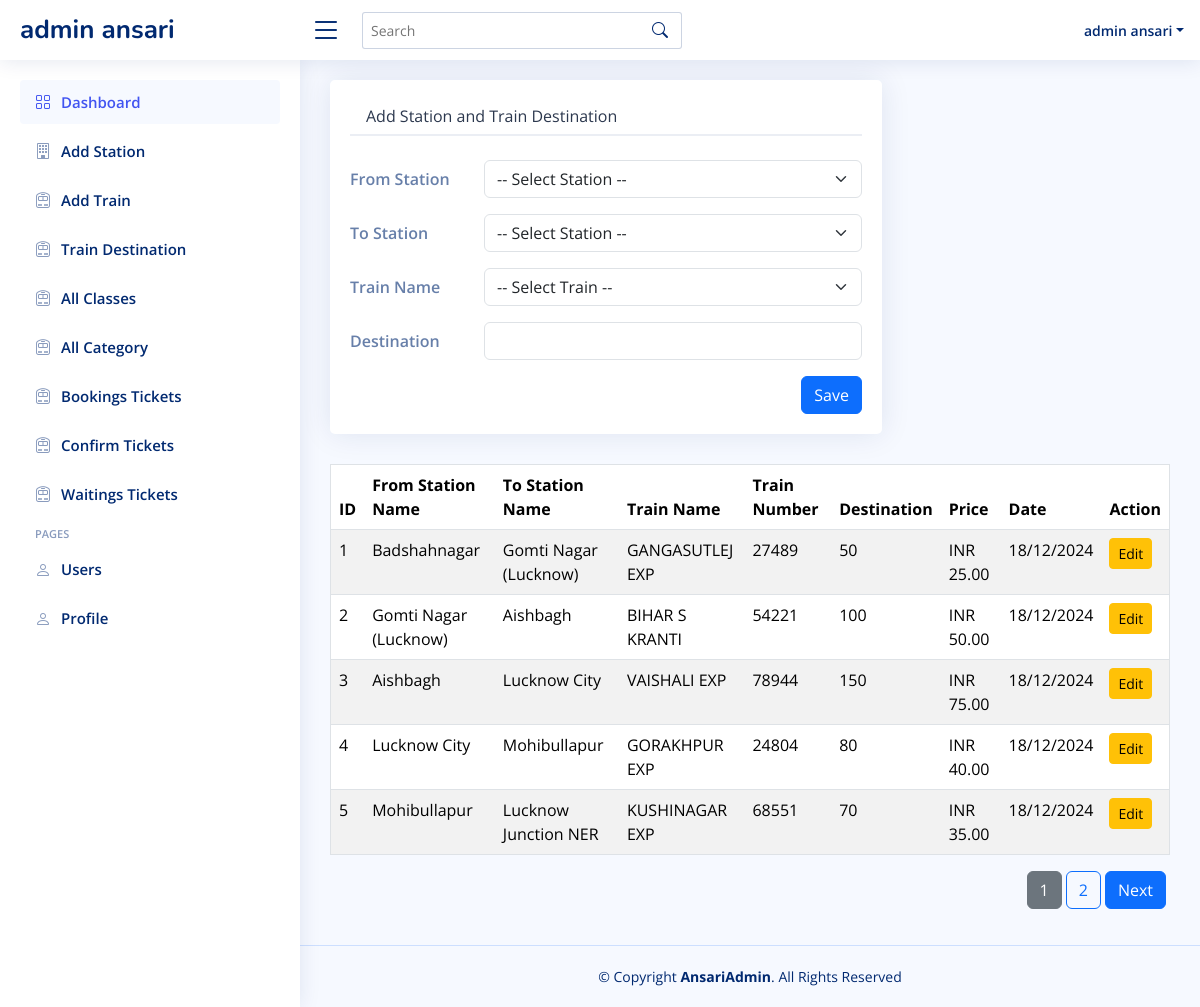
Screenshot of /admin/destination.php (signed in) with the database file from the repository.
### tables this page shows
CREATE TABLE `train_destination` (
  `id` int NOT NULL,
  `from_station` varchar(255) NOT NULL,
  `to_station` varchar(255) NOT NULL,
  `trainName` varchar(255) NOT NULL,
  `destination` varchar(255) NOT NULL,
  `price` varchar(255) NOT NULL,
  `created_at` timestamp NOT NULL DEFAULT CURRENT_TIMESTAMP,
  `updated_at` timestamp NOT NULL DEFAULT CURRENT_TIMESTAMP
);

CREATE TABLE `stations` (
  `id` int NOT NULL,
  `station` varchar(255) NOT NULL,
  `created_at` timestamp NOT NULL DEFAULT CURRENT_TIMESTAMP,
  `updated_at` timestamp NOT NULL DEFAULT CURRENT_TIMESTAMP
);

CREATE TABLE `trains` (
  `id` int NOT NULL,
  `name` varchar(255) NOT NULL,
  `train_number` varchar(255) NOT NULL,
  `created_at` timestamp NOT NULL DEFAULT CURRENT_TIMESTAMP,
  `updated_at` timestamp NOT NULL DEFAULT CURRENT_TIMESTAMP
);

### admin/destination.php (the view, shortened to what this page needs)
<?php include 'assets/layout/header.php' ?>
<?php include 'assets/layout/sidebar.php' ?>
<?php include '../assets/inc/conn.php'; ?>
<main id="main" class="main">
<section class="section profile">
      <div class="row">
        <div class="col-xl-8">
          <div class="card">
            <div class="card-body pt-3">
              <ul class="nav nav-tabs nav-tabs-bordered">
                <li class="nav-item">
                  <button class="nav-link" data-bs-toggle="tab" data-bs-target="#profile-edit">Add Station  and Train Destination</button>
                </li>
              </ul>
              <div class="tab-content pt-2">
                <div class="tab-pane fade  show active profile-edit pt-3" id="profile-edit">
                  <form action="destination_action.php" method="POST">
                    <div class="row mb-3">
                      <label for="fullName" class="col-md-4 col-lg-3 col-form-label">From Station</label>
                      <div class="col-md-8 col-lg-9">
                      <?php
                            $sql = "SELECT * FROM stations";
                            $result = $conn->query($sql);
                            if ($result->num_rows > 0) {
                        ?>
                            <select class="form-select" aria-label="Default select example" name="from_station">
                            <option selected>-- Select Station --</option>
                            </select>
                        <?php
                            } else {
                            echo "No stations found";
                            }
                        ?>
                        </div>
                    </div>
                    <div class="row mb-3">
                      <label for="fullName" class="col-md-4 col-lg-3 col-form-label">To Station</label>
                      <div class="col-md-8 col-lg-9">
                      <?php
                            $sql = "SELECT * FROM stations";
                            $result = $conn->query($sql);
                            if ($result->num_rows > 0) {
                        ?>
                            <select class="form-select" aria-label="Default select example" name="to_station">
                            <option selected>-- Select Station --</option>
                            </select>
                        <?php
                            } else {
                            echo "No stations found";
                            }
                        ?>
                        </div>
                    </div>
                    <div class="row mb-3">
                      <label for="fullName" class="col-md-4 col-lg-3 col-form-label">Train Name</label>
                      <div class="col-md-8 col-lg-9">
                      <?php
                            $sql = "SELECT * FROM trains";
                            $result = $conn->query($sql);
                            if ($result->num_rows > 0) {
                        ?>
                            <select class="form-select" aria-label="Default select example" name="trainName">
                            <option selected>-- Select Train --</option>
                            </select>
                        <?php
                            } else {
                            echo "No stations found";
                            }
                        ?>
                        </div>
                    </div>
                    <div class="row mb-3">
                      <label for="fullName" class="col-md-4 col-lg-3 col-form-label">Destination</label>
                      <div class="col-md-8 col-lg-9">
                      <input name="destination" type="text" class="form-control" id="destination">
                      </div>
                    </div>
                    <div class="text-center d-flex justify-content-end">
                      <button type="submit" class="btn btn-primary">Save</button>
                    </div>
                  </form>
                </div>
              </div>
            </div>
          </div>
        </div>
      </div>
    </section>
    <?php
    include '../assets/inc/conn.php';
    $records_per_page = 5;
    $current_page = isset($_GET['page']) ? (int)$_GET['page'] : 1;
    $offset = ($current_page - 1) * $records_per_page;
    $total_sql = "SELECT COUNT(*) AS total FROM train_destination";
    $total_result = $conn->query($total_sql);
    $total_row = $total_result->fetch_assoc();
    $total_records = $total_row['total'];
    $total_pages = ceil($total_records / $records_per_page);
    $sql = "SELECT
                train_destination.id AS destination_id,
                trains.id AS train_id,
                trains.name AS train_name,
                trains.train_number AS train_number,
                stations_from.station AS from_station_name,
                stations_to.station AS to_station_name,
                train_destination.destination AS destination_name,
                train_destination.price AS price,
                train_destination.created_at AS created_at
            FROM
                train_destination
            JOIN
                trains
            ON
                train_destination.trainName = trains.id
            JOIN
                stations AS stations_from
            ON
                train_destination.from_station = stations_from.id
            JOIN
                stations AS stations_to
            ON
                train_destination.to_station = stations_to.id
            LIMIT $records_per_page OFFSET $offset";
    $result = $conn->query($sql);
    echo "<table border='1' class='table table-striped table-hover'>
            <thead>
                <tr>
                    <th>ID</th>
                    <th>From Station Name</th>
                    <th>To Station Name</th>
                    <th>Train Name</th>
                    <th>Train Number</th>
                    <th>Destination</th>
                    <th>Price</th>
                    <th>Date</th>
                    <th>Action</th>
                </tr>
            </thead>
            <tbody>";
    if ($result->num_rows > 0) {
        while ($row = $result->fetch_assoc()) {
            $created_at = date("d/m/Y", strtotime($row["created_at"]));
            $price = is_numeric($row["price"]) ? "INR " . number_format($row["price"], 2) : "INR 0.00";
            echo "<tr>
                    <td>" . $row["destination_id"] . "</td>
                    <td>" . $row["from_station_name"] . "</td>
                    <td>" . $row["to_station_name"] . "</td>
                    <td>" . $row["train_name"] . "</td>
                    <td>" . $row["train_number"] . "</td>
                    <td>" . $row["destination_name"] . "</td>
                    <td>" . $price . "</td>
                    <td>" . $created_at . "</td>
                    <td>
                    <button class='btn btn-warning btn-sm' onclick='editRecord(" . $row["destination_id"] . ")'>Edit</button>
                </td>
                </tr>";
        }
    } else {
        echo "<tr><td colspan='3'>No results</td></tr>";
    }
    echo "</tbody></table>";
    echo "<nav class='mt-3'>
    <ul class='pagination d-flex justify-content-end'>";
    for ($i = 1; $i <= $total_pages; $i++) {
    $active_class = ($current_page == $i) ? "btn btn-secondary me-1" : "btn btn-outline-primary me-1";
    echo "<li class='page-item'>
            <a href='?page=$i' class='$active_class'>$i</a>
        </li>";
    }
    if ($current_page < $total_pages) {
    echo "<li class='page-item'>
            <a href='?page=" . ($current_page + 1) . "' class='btn btn-primary me-1'>Next</a>
        </li>";
    }
    echo "</ul></nav>";
?>
</main>
<?php include 'assets/layout/footer.php' ?>

### admin/assets/layout/header.php (shortened to what this page needs)
<?php
$user_name = $_SESSION['name'];
?>
<!DOCTYPE html>
<html lang="en">
<head>
  <link href="assets/vendor/bootstrap/css/bootstrap.min.css" rel="stylesheet">
  <link href="assets/vendor/bootstrap-icons/bootstrap-icons.css" rel="stylesheet">
  <link href="assets/vendor/boxicons/css/boxicons.min.css" rel="stylesheet">
  <link href="assets/vendor/quill/quill.snow.css" rel="stylesheet">
  <link href="assets/vendor/quill/quill.bubble.css" rel="stylesheet">
  <link href="assets/vendor/remixicon/remixicon.css" rel="stylesheet">
  <link href="assets/vendor/simple-datatables/style.css" rel="stylesheet">
  <link href="assets/css/style.css" rel="stylesheet">
</head>
<body>
  <header id="header" class="header fixed-top d-flex align-items-center">
    <div class="d-flex align-items-center justify-content-between">
      <a href="index.html" class="logo d-flex align-items-center">
        <span class="d-none d-lg-block"><?php echo htmlspecialchars($user_name); ?></span>
      </a>
      <i class="bi bi-list toggle-sidebar-btn"></i>
    </div>
    <div class="search-bar">
      <form class="search-form d-flex align-items-center" method="POST" action="#">
        <input type="text" name="query" placeholder="Search" title="Enter search keyword">
        <button type="submit" title="Search"><i class="bi bi-search"></i></button>
      </form>
    </div>
    <nav class="header-nav ms-auto">
      <ul class="d-flex align-items-center">
        <li class="nav-item dropdown pe-3">
          <a class="nav-link nav-profile d-flex align-items-center pe-0" href="#" data-bs-toggle="dropdown">
            <span class="d-none d-md-block dropdown-toggle ps-2"><?php echo htmlspecialchars($user_name); ?></span>
          </a>
        </li>
      </ul>
    </nav>
  </header>

### admin/assets/layout/sidebar.php
<aside id="sidebar" class="sidebar">
  <ul class="sidebar-nav" id="sidebar-nav">
    <li class="nav-item">
      <a class="nav-link " href="index.php">
        <i class="bi bi-grid"></i>
        <span>Dashboard</span>
      </a>
    </li>
    <li class="nav-item">
      <a class="nav-link collapsed" href="addStation.php">
      <i class="bi bi-building"></i>
        <span>Add Station</span>
      </a>
    </li>
    <li class="nav-item">
      <a class="nav-link collapsed" href="addTrain.php">
      <i class="bi bi-train-front"></i>
        <span>Add Train</span>
      </a>
    </li>
    <li class="nav-item">
      <a class="nav-link collapsed" href="destination.php">
      <i class="bi bi-train-front"></i>
        <span>Train Destination</span>
      </a>
    </li>
    <li class="nav-item">
      <a class="nav-link collapsed" href="addClasses.php">
      <i class="bi bi-train-front"></i>
        <span>All Classes</span>
      </a>
    </li>
    <li class="nav-item">
      <a class="nav-link collapsed" href="addCategory.php">
      <i class="bi bi-train-front"></i>
        <span>All Category</span>
      </a>
    </li>
    <li class="nav-item">
      <a class="nav-link collapsed" href="all_tickets.php">
      <i class="bi bi-train-front"></i>
        <span>Bookings Tickets</span>
      </a>
    </li>
    <li class="nav-item">
      <a class="nav-link collapsed" href="confirm_tickets.php">
      <i class="bi bi-train-front"></i>
        <span>Confirm Tickets</span>
      </a>
    </li>
    <li class="nav-item">
      <a class="nav-link collapsed" href="waiting_tickets.php">
      <i class="bi bi-train-front"></i>
        <span>Waitings Tickets</span>
      </a>
    </li>
    <li class="nav-heading">Pages</li>
    <li class="nav-item">
      <a class="nav-link collapsed" href="userList.php">
        <i class="bi bi-person"></i>
        <span>Users</span>
      </a>
    </li>
    <li class="nav-item">
      <a class="nav-link collapsed" href="users-profile.php">
        <i class="bi bi-person"></i>
        <span>Profile</span>
      </a>
    </li>
  </ul>
</aside>

### admin/assets/layout/footer.php
<footer id="footer" class="footer">
  <div class="copyright">
    &copy; Copyright <strong><span>AnsariAdmin</span></strong>. All Rights Reserved
  </div>
</footer>

### admin/assets/css/style.css (style rules this page uses)
:root { scroll-behavior: smooth; }
body { font-family: "Open Sans", sans-serif; background: #f6f9ff; color: #444444; }
a { color: #4154f1; text-decoration: none; }
#main { margin-top: 60px; padding: 20px 30px; transition: all 0.3s; }
.card { margin-bottom: 30px; border: none; border-radius: 5px; box-shadow: 0px 0 30px rgba(1, 41, 112, 0.1); }
.card-body { padding: 0 20px 20px 20px; }
.nav-tabs-bordered { border-bottom: 2px solid #ebeef4; }
.nav-tabs-bordered .nav-link { margin-bottom: -2px; border: none; color: #2c384e; }
.logo { line-height: 1; }
@media (min-width: 1200px) { .logo { width: 280px; } }
.logo span { font-size: 26px; font-weight: 700; color: #012970; font-family: "Nunito", sans-serif; }
.header { transition: all 0.5s; z-index: 997; height: 60px; box-shadow: 0px 2px 20px rgba(1, 41, 112, 0.1); background-color: #fff; padding-left: 20px; }
.header .toggle-sidebar-btn { font-size: 32px; padding-left: 10px; cursor: pointer; color: #012970; }
.header .search-bar { min-width: 360px; padding: 0 20px; }
.header .search-form { width: 100%; }
.header .search-form input { border: 0; font-size: 14px; color: #012970; border: 1px solid rgba(1, 41, 112, 0.2); padding: 7px 38px 7px 8px; border-radius: 3px; transition: 0.3s; width: 100%; }
.header .search-form button { border: 0; padding: 0; margin-left: -30px; background: none; }
.header .search-form button i { color: #012970; }
.header-nav ul { list-style: none; }
.header-nav>ul { margin: 0; padding: 0; }
.header-nav .nav-profile { color: #012970; }
.header-nav .nav-profile span { font-size: 14px; font-weight: 600; }
.sidebar { position: fixed; top: 60px; left: 0; bottom: 0; width: 300px; z-index: 996; transition: all 0.3s; padding: 20px; overflow-y: auto; scrollbar-width: thin; scrollbar-color: #aab7cf transparent; box-shadow: 0px 0px 20px rgba(1, 41, 112, 0.1); background-color: #fff; }
@media (min-width: 1200px) { #main, #footer { margin-left: 300px; } }
.sidebar-nav { padding: 0; margin: 0; list-style: none; }
.sidebar-nav li { padding: 0; margin: 0; list-style: none; }
.sidebar-nav .nav-item { margin-bottom: 5px; }
.sidebar-nav .nav-heading { font-size: 11px; text-transform: uppercase; color: #899bbd; font-weight: 600; margin: 10px 0 5px 15px; }
.sidebar-nav .nav-link { display: flex; align-items: center; font-size: 15px; font-weight: 600; color: #4154f1; transition: 0.3; background: #f6f9ff; padding: 10px 15px; border-radius: 4px; }
.sidebar-nav .nav-link i { font-size: 16px; margin-right: 10px; color: #4154f1; }
.sidebar-nav .nav-link.collapsed { color: #012970; background: #fff; }
.sidebar-nav .nav-link.collapsed i { color: #899bbd; }
.profile .profile-edit label { font-weight: 600; color: rgba(1, 41, 112, 0.6); }
.footer { padding: 20px 0; font-size: 14px; transition: all 0.3s; border-top: 1px solid #cddfff; }
.footer .copyright { text-align: center; color: #012970; }

### rows the page displays
train_destination: id "1", stations.station "Badshahnagar", stations.station "Gomti Nagar (Lucknow)", trains.name "GANGASUTLEJ EXP", trains.train_number "27489", destination "50", price "INR 25.00", created_at "18/12/2024"
train_destination: id "2", stations.station "Gomti Nagar (Lucknow)", stations.station "Aishbagh", trains.name "BIHAR S KRANTI", trains.train_number "54221", destination "100", price "INR 50.00", created_at "18/12/2024"
train_destination: id "3", stations.station "Aishbagh", stations.station "Lucknow City", trains.name "VAISHALI EXP", trains.train_number "78944", destination "150", price "INR 75.00", created_at "18/12/2024"
train_destination: id "4", stations.station "Lucknow City", stations.station "Mohibullapur", trains.name "GORAKHPUR EXP", trains.train_number "24804", destination "80", price "INR 40.00", created_at "18/12/2024"
train_destination: id "5", stations.station "Mohibullapur", stations.station "Lucknow Junction NER", trains.name "KUSHINAGAR EXP", trains.train_number "68551", destination "70", price "INR 35.00", created_at "18/12/2024"

### other values shown
$user_name "admin ansari"
